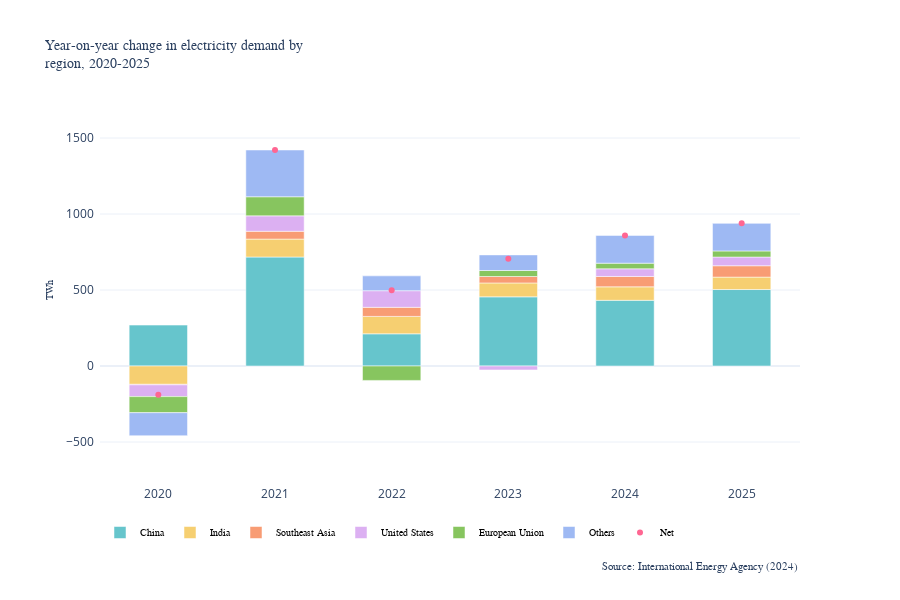

Notebook source saved alongside this figure:
### Code cell
fig = px.bar(dta, x=dta.index, y=[ 'China', 'India', 'Southeast Asia', 'United States', 'European Union', 'Others'],
            hover_name=dta.index, 
            color_discrete_sequence= px.colors.qualitative.Pastel,
            title='Year-on-year change in electricity demand by <br>region, 2020-2025')

fig.add_scatter(x=[2020, 2021, 2022, 2023, 2024, 2025], 
                y=[-189.5, 1421. , 498.1,  705. ,  859.1,  938.4],
                mode="markers",
                name="Net"
                )


fig.update_layout(template="plotly_white")

fig.update_traces(hovertemplate ='<br>%{x} <br>'+ '<b>%{y:.2f} Twh </b>')

fig.update_layout(bargap=0.5)  # gap between bars of adjacent location coordinates.

fig.update_layout(dict(yaxis={'anchor': 'x', 'range': [-750, 1750], }))

# Figure title and labels
fig.update_layout(height=600, width=900, margin=dict(l=100, r=100, t=100, b=120, pad=5),
                  title_font_size=14,
                  title_font_family='PT Serif Caption')

fig.update_yaxes(title_text="TWh", title_font_size=10, title_font_family='PT Serif Caption')
fig.update_xaxes(title_text="", title_font_size=10, title_font_family='PT Serif Caption')
# fig.update_layout(yaxis= dict(title='TWh', tickfont = dict(size=10)), xaxis=dict(title=''))


# Footnotes
fig.add_annotation(xref='paper', x=1.0, yref='paper', y=-0.25,
                   text="Source: International Energy Agency (2024)", showarrow=False,
                   font=dict(size=11,
                             # color='#a70684',
                             family='PT Serif Caption'))

fig.update_layout(
    hoverlabel=dict(
        bgcolor="white",
        font_size=12,
        font_family="Courier"
    )
)

# Legend location and format
fig.update_layout(legend={
            "title": "",
            "orientation":"h",
            # "yanchor":"top",
            # "title_font_family": "Times New Roman",
            "font": dict(
            family="Courier",
            size=10,
            color="black"
        ),
            # "bgcolor": "Gold",
        },)


fig.show()

### Figure 1 — Plotly figure (JSON) as saved in the notebook; plotly's stock layout.template omitted (floating-point values rounded to 4 significant figures)
{"data": [{"alignmentgroup": "True", "hovertemplate": "<br>%{x} <br><b>%{y:.2f} Twh </b>", "hovertext": [2020, 2021, 2022, 2023, 2024, 2025], "legendgroup": "China", "marker": {"color": "rgb(102, 197, 204)", "pattern": {"shape": ""}}, "name": "China", "offsetgroup": "China", "orientation": "v", "showlegend": true, "textposition": "auto", "type": "bar", "x": [2020, 2021, 2022, 2023, 2024, 2025], "xaxis": "x", "y": [269.1, 716.9, 211.8, 455, 432.2, 503.1], "yaxis": "y"}, {"alignmentgroup": "True", "hovertemplate": "<br>%{x} <br><b>%{y:.2f} Twh </b>", "hovertext": [2020, 2021, 2022, 2023, 2024, 2025], "legendgroup": "India", "marker": {"color": "rgb(246, 207, 113)", "pattern": {"shape": ""}}, "name": "India", "offsetgroup": "India", "orientation": "v", "showlegend": true, "textposition": "auto", "type": "bar", "x": [2020, 2021, 2022, 2023, 2024, 2025], "xaxis": "x", "y": [-120.6, 118.1, 114.5, 91.4, 88.6, 81.7], "yaxis": "y"}, {"alignmentgroup": "True", "hovertemplate": "<br>%{x} <br><b>%{y:.2f} Twh </b>", "hovertext": [2020, 2021, 2022, 2023, 2024, 2025], "legendgroup": "Southeast Asia", "marker": {"color": "rgb(248, 156, 116)", "pattern": {"shape": ""}}, "name": "Southeast Asia", "offsetgroup": "Southeast Asia", "orientation": "v", "showlegend": true, "textposition": "auto", "type": "bar", "x": [2020, 2021, 2022, 2023, 2024, 2025], "xaxis": "x", "y": [-3.5, 51.3, 59.6, 42.4, 68.3, 74.8], "yaxis": "y"}, {"alignmentgroup": "True", "hovertemplate": "<br>%{x} <br><b>%{y:.2f} Twh </b>", "hovertext": [2020, 2021, 2022, 2023, 2024, 2025], "legendgroup": "United States", "marker": {"color": "rgb(220, 176, 242)", "pattern": {"shape": ""}}, "name": "United States", "offsetgroup": "United States", "orientation": "v", "showlegend": true, "textposition": "auto", "type": "bar", "x": [2020, 2021, 2022, 2023, 2024, 2025], "xaxis": "x", "y": [-77.3, 101.6, 109.5, -25.9, 50.5, 57.3], "yaxis": "y"}, {"alignmentgroup": "True", "hovertemplate": "<br>%{x} <br><b>%{y:.2f} Twh </b>", "hovertext": [2020, 2021, 2022, 2023, 2024, 2025], "legendgroup": "European Union", "marker": {"color": "rgb(135, 197, 95)", "pattern": {"shape": ""}}, "name": "European Union", "offsetgroup": "European Union", "orientation": "v", "showlegend": true, "textposition": "auto", "type": "bar", "x": [2020, 2021, 2022, 2023, 2024, 2025], "xaxis": "x", "y": [-105.8, 125.6, -94.9, 39.5, 37, 40], "yaxis": "y"}, {"alignmentgroup": "True", "hovertemplate": "<br>%{x} <br><b>%{y:.2f} Twh </b>", "hovertext": [2020, 2021, 2022, 2023, 2024, 2025], "legendgroup": "Others", "marker": {"color": "rgb(158, 185, 243)", "pattern": {"shape": ""}}, "name": "Others", "offsetgroup": "Others", "orientation": "v", "showlegend": true, "textposition": "auto", "type": "bar", "x": [2020, 2021, 2022, 2023, 2024, 2025], "xaxis": "x", "y": [-151.4, 307.5, 97.6, 102.6, 182.5, 181.5], "yaxis": "y"}, {"hovertemplate": "<br>%{x} <br><b>%{y:.2f} Twh </b>", "mode": "markers", "name": "Net", "type": "scatter", "x": [2020, 2021, 2022, 2023, 2024, 2025], "y": [-189.5, 1421, 498.1, 705, 859.1, 938.4]}], "layout": {"annotations": [{"font": {"family": "PT Serif Caption", "size": 11}, "showarrow": false, "text": "Source: International Energy Agency (2024)", "x": 1, "xref": "paper", "y": -0.25, "yref": "paper"}], "bargap": 0.5, "barmode": "relative", "height": 600, "hoverlabel": {"bgcolor": "white", "font": {"family": "Courier", "size": 12}}, "legend": {"font": {"color": "black", "family": "Courier", "size": 10}, "orientation": "h", "title": {"text": ""}, "tracegroupgap": 0}, "margin": {"b": 120, "l": 100, "pad": 5, "r": 100, "t": 100}, "title": {"font": {"family": "PT Serif Caption", "size": 14}, "text": "Year-on-year change in electricity demand by <br>region, 2020-2025"}, "width": 900, "xaxis": {"anchor": "y", "domain": [0, 1], "title": {"font": {"family": "PT Serif Caption", "size": 10}, "text": ""}}, "yaxis": {"anchor": "x", "domain": [0, 1], "range": [-750, 1750], "title": {"font": {"family": "PT Serif Caption", "size": 10}, "text": "TWh"}}}}
